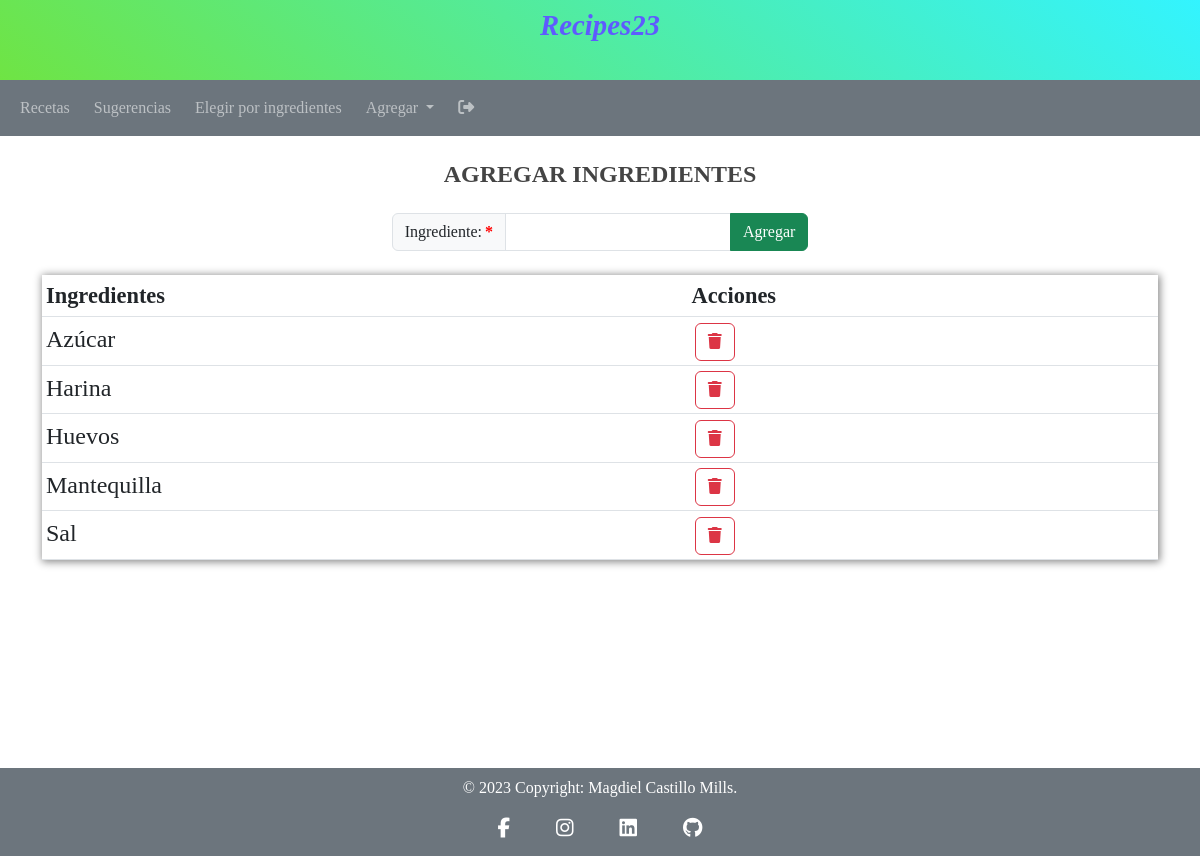
The app's page /views/add-ingredients.php (signed in), older data.
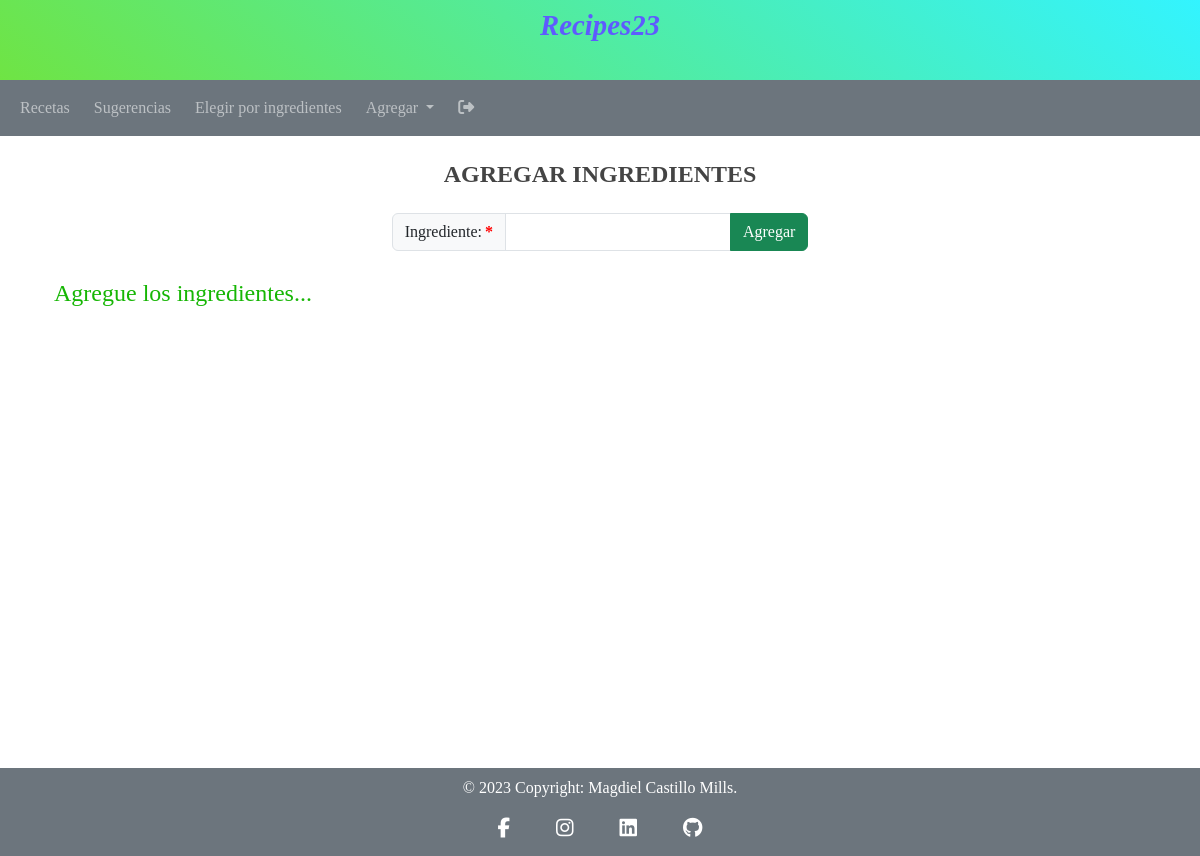
The same page, newer data.
### tables this page shows
CREATE TABLE `ingredients` (
  `id` int NOT NULL AUTO_INCREMENT,
  `ingredient` varchar(50) NOT NULL,
  `username` varchar(30) NOT NULL,
  PRIMARY KEY (`id`),
  CONSTRAINT `fk_ingredients_users` FOREIGN KEY (`username`) REFERENCES `users` (`username`)
);

### views/add-ingredients.php (the view, shortened to what this page needs)
<?php
require_once ("../config/db_Connection.php");
require_once ("../modules/head.php");
require_once ("../modules/nav.php");
?>
<main class="container p-4">
    <div class="row text-center justify-content-center">
    <h3>AGREGAR INGREDIENTES</h3>
        <form method="POST" action="../actions/create.php" autocomplete="on" class="mt-3 col-auto" onsubmit="return validation('add_ingredient', /[a-zA-Z\t\h]+|(^$)/ )">
            <div class="input-group mb-4">
                <label  class="input-group-text is-required" for="add_ingredient">Ingrediente: </label>
                <input  class="form-control" type="text" id="add_ingredient" name="add_ingredient" pattern="[a-zA-Z áéíóúÁÉÍÓÚñÑ]+" oninvalid="setCustomValidity('¡Solo letras por favor!')" minlength="2" maxlength="20" autofocus required>
                <input class="btn btn-success" type="submit" value="Agregar">
            </div>
        </form>
    </div>
    <div class="row">
         <?php
            $sql = "SELECT ingredient FROM ingredients WHERE username = '" . $_SESSION['username'] . "' ORDER BY ingredient;";
            $result = $conn -> query($sql);
            if($result -> num_rows > 0){
        ?>
        <table class="table table-sm p-4 col-auto">
            <thead>
                <tr class="bg-primary">
                    <th>Ingredientes</th>
                    <th>Acciones</th>
                </tr>
            </thead>
            <tbody>
            <?php
                while($row = $result -> fetch_assoc()){
                    $html = "<tr>";
                    $html .= "<td>" . ucfirst($row['ingredient']) . "</td>";
                    $html .= "<td>";
                    $html .= "<a href='../actions/delete.php?ingredientname=" . $row['ingredient'] . "' " . "class='btn btn-outline-danger' title='Eliminar'><i class='fa-solid fa-trash'></i></a>";
                    $html .= "</td>";
                    $html .= "</tr>";
                    echo $html;
                }
            ?>
            </tbody>
        </table>
            <?php
            } else {
                $html = "<p>";
                $html .= "Agregue los ingredientes...";
                $html .= "</p>";
                echo $html;
            }
            ?>
    </div>
</main>
<?php
require_once ("../modules/footer.php");
?>

Row changes from the older to the newer data that the page shows:
removed ingredients: ingredient "Azúcar"
removed ingredients: ingredient "Harina"
removed ingredients: ingredient "Huevos"
removed ingredients: ingredient "Mantequilla"
removed ingredients: ingredient "Sal"
Text that changed along with them:
$html: (not shown) → "Agregue los ingredientes..."
text no longer shown: "Ingredientes Acciones"
